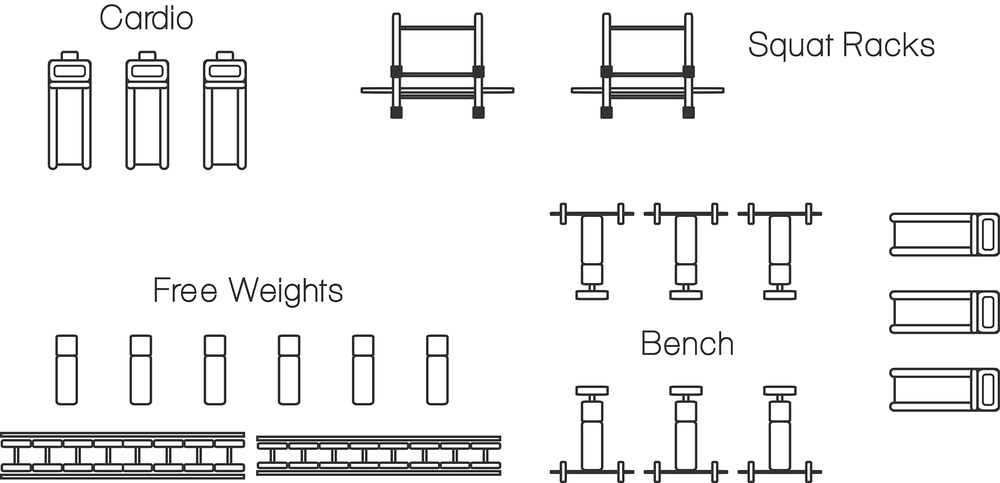
#> input picture ForReal/map2_small.png, 1000 x 483 px, shrunk from 2000 x 966 before the run
$ python test3.py
#> lines starting #> are read from the running program, lines starting #| are printed output that depends on the picture
import matplotlib.pyplot as plt
import matplotlib.image as mpimg
import numpy as np
img = mpimg.imread('map2_small.png')
#> img is the input picture: shape (483, 1000, 3) float32; min 0, max 1, mean 0.932
lum_img = img[:,:,0]
imgplot = plt.imshow(lum_img)
plt.colorbar()
plt.show()
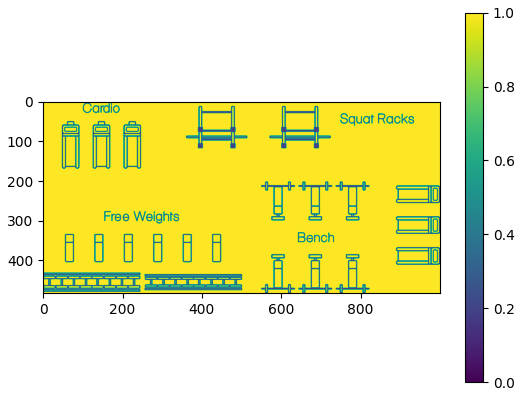
#> figure drawn by matplotlib, 2 panels

$ run again, with ForReal/map3.png copied over ForReal/map2_small.png
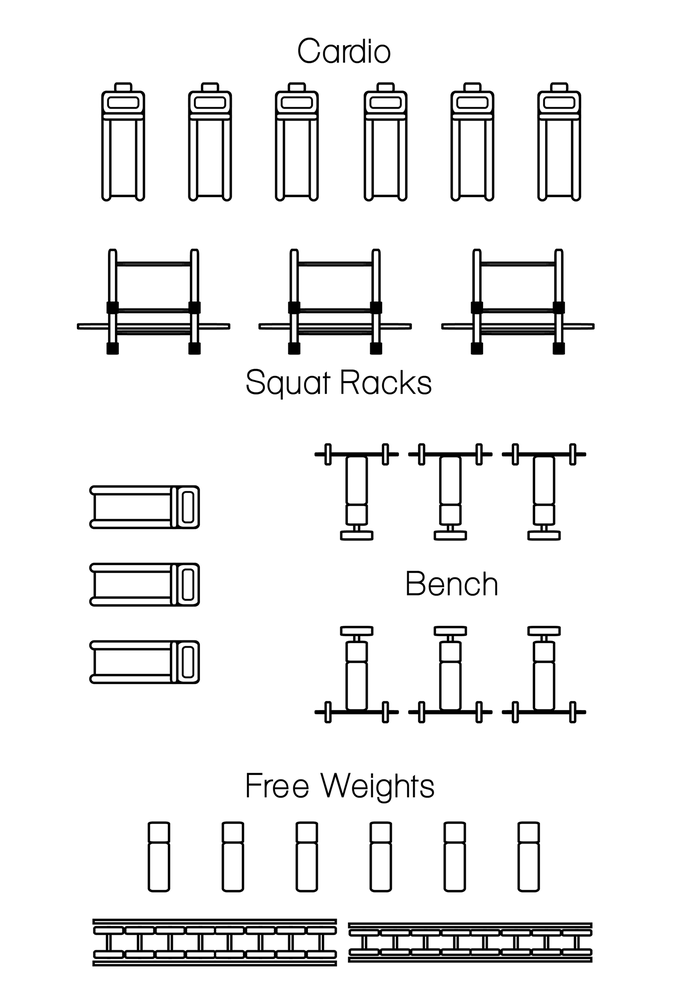
#> input picture ForReal/map3.png, 688 x 1000 px, shrunk from 1377 x 2000 before the run
#> img is the input picture: shape (1000, 688, 3) float32; min 0, max 1, mean 0.934
#> `plt.show()`:
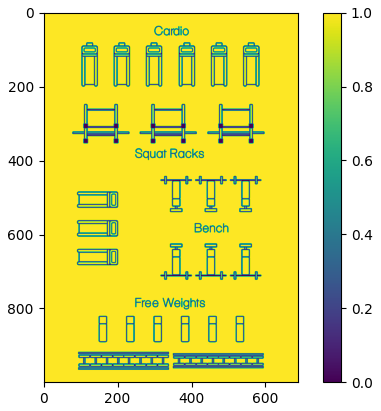
#> figure drawn by matplotlib, 2 panels
